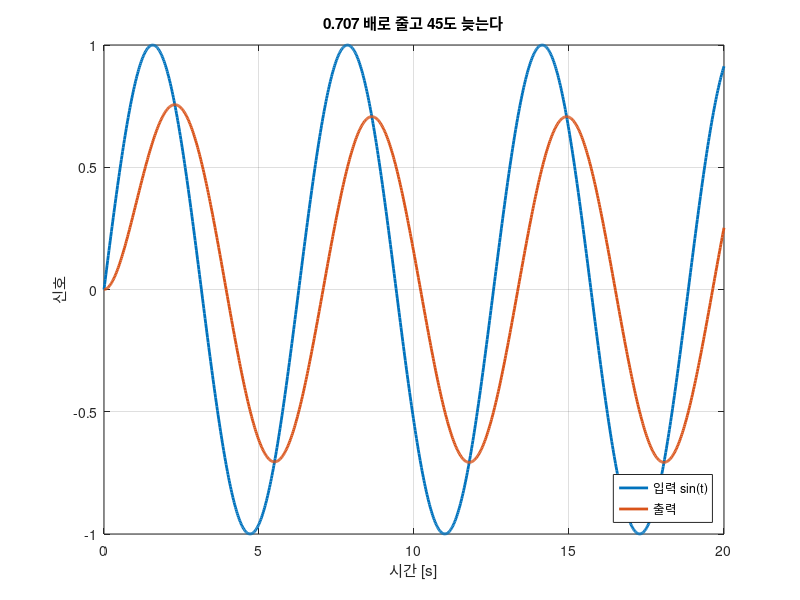

Reproduce this figure in MATLAB. (Note: this script raises an error after producing the figure.)
%% 9주차 — 주파수응답: 사인을 넣어 보면
% **제어시스템설계** · 충남대학교 자율운항시스템공학과
%
%
% **참고자료 — 먼저 볼 것**
%
% **1. 올해(2026) 수업 — 항상 이 두 곳에 올라옵니다**
%
% | 무엇 | 어디 |
% |---|---|
% | **수업 녹화 영상** | [충남대 제어시스템설계 2026 재생목록](https://youtube.com/playlist?list=PLJYbwklUIAsQ) |
% | **실습 자료 전체** (이 강의노트 포함) | [GitHub — Control-System-Design_Released](https://github.com/wkyouncnu/Control-System-Design_Released) |
%
% 수업이 끝나면 그날 녹화가 재생목록에 올라가고, 자료를 고치면 GitHub 이 곧바로 갱신됩니다.
% **빠진 수업이 있거나 따라가지 못한 곳이 있으면 이 둘을 먼저 보십시오.**
% 강의노트 · 실습 스크립트 · Simulink 모델 · 숙제가 모두 GitHub 에 있습니다.
%
% **2. 담당교수가 직접 한 강의 다섯 과목**
%
% 기초부터 대학원 과정까지 이어지므로 부족한 곳부터 보면 됩니다.
% 이 강의에서 쓰는 기호와 유도는 모두 그 안에서 자세히 다룹니다.
%
% | # | 과목 | 수준 | 언어 | 영상 | 강의자료·코드 |
% |---|---|---|---|---|---|
% | 1 | **제어공학** — 기초. 전달함수, 피드백, 안정도, 근궤적, PID | 학부 | KO | [재생목록](https://youtube.com/playlist?list=PLFaUxNRM4BvJMpF9HZS-Mp8tDv9dTdglk) | [드라이브](https://drive.google.com/drive/folders/1TNIPDNtS_Iy8li-olka5WJslSXDYf0aT) |
% | 2 | **제어시스템설계** — 해석이 아니라 설계. 사양, 루프 성형, 이산 구현 | 학부 | KO | [재생목록](https://youtube.com/playlist?list=PLFaUxNRM4BvIGroZ5rgn7x08F7C79d9WZ) | [드라이브](https://drive.google.com/drive/folders/11m5Xxl_PHJvxgHghLSP-jhCpmRpbvoXh) |
% | 3 | **제어공학특론** — 좌표계, 6자유도 운동방정식, 회전행렬과 오일러각, 선형화 | 대학원 | EN | [재생목록](https://youtube.com/playlist?list=PLFaUxNRM4BvJmvF2ljx4KM5dj1P5jEcw0) | [드라이브](https://drive.google.com/drive/folders/1GUxbbONl916lNd0ggnFnXrNwNkd13-2-) |
% | 4 | **센서신호처리 및 융합** — 센서 모델, 잡음, 추정, 다중센서 융합 | 대학원 | EN | [재생목록](https://youtube.com/playlist?list=PLFaUxNRM4BvK-aP2Gdoyp5-AWvMn7Fo8E) | [드라이브](https://drive.google.com/drive/folders/1MEVJP7TzMcm8w6TZwUjhWJtL34WeNY3u) |
% | 5 | **캡스톤디자인** — 이동체 프로젝트를 처음부터 끝까지 | 학부 | KO | [재생목록](https://youtube.com/playlist?list=PLFaUxNRM4BvLu7L0pDoLzDXTv8mm6rCmj) | [드라이브](https://drive.google.com/drive/folders/1haIQejlJfrdhtOuof-MpffR9ydVscXZS) |
%
% **3. MATLAB 이나 Simulink 가 아직 익숙하지 않다면**
%
% 실습에 들어가기 전에 아래를 먼저 하십시오. 무료이고 각각 몇 시간이면 끝납니다.
%
% | 도구 | 시작할 곳 |
% |---|---|
% | MATLAB | [MATLAB Onramp](https://matlabacademy.mathworks.com/kr/details/matlab-onramp/gettingstarted) · [Core MATLAB Skills](https://matlabacademy.mathworks.com/details/core-matlab-skills/lpmlcms) |
% | Simulink | [Simulink Onramp](https://matlabacademy.mathworks.com/kr/details/simulink-onramp/simulink) · 담당교수 Simulink 강의 [1편](https://youtu.be/a-afHg_fSaU) · [2편](https://youtu.be/070Yn0Hw5a0) |
%
%
%
% 지난 주까지는 **시간**으로 봤습니다. 계단을 넣고 얼마나 빨리, 얼마나 흔들리며
% 따라오는지를 봤습니다.
%
% 오늘부터는 **주파수**로 봅니다. 사인을 넣고 크기와 위상이 어떻게 달라지는지 봅니다.
%
% 왜 굳이 다른 눈으로 보는가 — 세 가지 이유가 있습니다.
%
% - **모델이 없어도 잴 수 있다.** 사인파를 넣어 보면 되니까 실험만으로 얻는다
% - **곱셈이 덧셈이 된다.** 여러 블록이 이어진 시스템을 손으로 그릴 수 있다
% - **여유를 숫자로 준다.** 모델이 조금 틀려도 버티는지를 10주차에서 본다
if isempty(which('plant_msd'))   % 경로가 아직 등록 안 되었으면 알아서 잡는다
    p_ = pwd;
    if ~isempty(mfilename('fullpath')), p_ = fileparts(mfilename('fullpath')); end
    for k_ = 1:4
        if isfile(fullfile(p_,'setup_path.m')), run(fullfile(p_,'setup_path.m')); break; end
        p_ = fileparts(p_);
    end
    clear p_ k_
end
clc; close all;
s = tf('s');
%% 0-0. 오늘 돌려 볼 파일
% 강의노트를 읽다가 **직접 값을 바꿔 보고 싶을 때** 여는 파일들입니다.
% 모두 `W09_Bode` 폴더 안에 있습니다.
%
% | 파일 | 실행 결과 | 학습 목표 |
% |---|---|---|
% | `W09_01_sine_to_bode.m` | 여러 주파수의 사인을 `lsim` 으로 넣고 정상상태에서 크기비·위상지연을 **직접 재서** `bode` 곡선 위에 찍는다 | 보드 선도가 **잰 값을 모아 놓은 것**임을 |
% | `W09_02_bode_asymptotes.m` | 전달함수를 인수로 쪼개 점근선을 하나씩 그리고 합산 | 손으로 보드 선도를 **그리는 법** |
% | `W09_03_run_simulink.m` | 사인 주파수를 `logspace` 로 훑으며 `sim` 을 반복하고 진폭·위상을 자동 추출 | 모델 없이 **실험만으로** 보드 선도를 얻는 법 |
% | `W09_SineSweep.slx` | 사인 소스 $\to$ 플랜트 $\to$ 로깅. 아주 단순한 모델 | 측정 대상은 그냥 **열린 시스템**임 |
% | `W09_build_model.m` | 위 `.slx` 를 코드로 다시 만든다 | 모델이 깨졌을 때 되살리는 법 |
%
% 오늘 처음 쓰는 도우미 함수 두 개도 `common/` 에 있습니다.
%
% | 함수 | 기능 |
% |---|---|
% | `freq_scan(G, w)` | 주파수마다 사인을 넣어 **크기비와 위상지연을 실제로 재서** 표로 돌려준다 |
% | `dg_sine_io(w)` | 위 0절의 "사인 넣고 사인 나오는" 그림을 그린다 |
%
% 실행하는 법 — 파일을 열고 절 안에서 `Ctrl+Enter` 를 누르면 그 절만 돕니다.
% 전체는 `F5` 입니다. 처음 한 번은 `setup_path` 를 먼저 실행하십시오.
%
% 이 강의노트의 **그림은 전부** `make_figures.m` 이 만들어 `common/figures/` 에
% 넣어 둔 것입니다. 그림마다 어느 함수가 만들었는지 아래에 적어 두었습니다.
%% 0. 오늘 한 장 요약
% 오늘 배우는 것을 한 문장으로 적으면 이렇습니다.
%
% **선형 시불변 시스템에 사인을 넣으면 같은 주파수의 사인이 나온다.
% 달라지는 것은 크기와 위상뿐이고, 그 둘을 주파수마다 모은 것이 보드 선도다.**
%
% ![사인을 넣으면 크기와 위상만 달라진 사인이 나온다](w09_sine_io.png)
%
% **그림 파일** `w09_sine_io.png` — `common/dg_sine_io.m` 의 `dg_sine_io`
%   · 다시 만들려면 `make_figures('w09_sine_io')`
%
% **만드는 곳** — `common/dg_sine_io.m` (`make_figures('w09_sine_io')`).
% 명령창에서 `dg_sine_io(3)` 처럼 다른 주파수로 직접 불러도 됩니다
% **직접 바꿔 보려면** — `W09_01_sine_to_bode.m` 의 **1절**에서 `w` 를
% $0.1$, $1$, $10$ 으로 바꿔 실행
%
% 그림 해석 — **이 표를 그대로 읽으면 오늘 0절 설명이 됩니다**
%
% | 관찰 위치 | 관찰 내용 | 해석 |
% |---|---|---|
% | 파란 곡선 | 입력 $\sin(\omega t)$, 진폭 $1$ | 우리가 넣는 것 |
% | 빨간 곡선 | 출력 | 시스템이 내놓는 것 |
% | 두 곡선의 **모양** | 둘 다 똑같은 사인파다 | **모양은 안 바뀐다.** 이것이 오늘의 출발점 |
% | 두 곡선이 $0$ 을 지나는 간격 | 항상 같다 | **주파수도 안 바뀐다** |
% | 빨간 봉우리 높이 | $0.707$ | 크기가 $0.707$ 배로 줄었다. 이것이 $|G|$ |
% | 위쪽 가로 막대 | $0.785$ 초 | 빨간 곡선이 파란 곡선보다 이만큼 늦다 |
% | 그 막대의 각도 표시 | $-45.0$ 도 | 한 주기 $6.28$ 초의 $1/8$ 이 $45^\circ$ |
% | 두 곡선의 처음 구간 | 빨간 곡선이 $-0.5$ 에서 시작 | 아직 정상상태가 아니다. **재는 것은 뒤쪽** |
%
% $|G| = 0.707$ 과 위상 $-45^\circ$ — 이 **두 숫자**가 주파수 $\omega=1$ 에서
% 이 시스템을 완전히 설명합니다. 주파수를 바꿔 가며 이 두 숫자를 모으면
% 그것이 보드 선도입니다.
%
% 오늘의 계단
%
% - **1~2절** 사인을 넣으면 무슨 일이 생기는가
% - **3절** 크기와 위상을 어떻게 재는가
% - **4절** 보드 선도 — 왜 dB 와 로그축인가
% - **5절** 손으로 그리는 법 (네 조각과 점근선)
% - **6절** 2차 항의 봉우리
% - **7절** Simulink 로 직접 재 보기
%% 0-1. 가장 작은 예부터
% 파라미터가 하나뿐인 시스템으로 시작합니다.
%
% $$G(s) = \frac{1}{s+1}$$
%
% 여기에 $\omega = 1$ 인 사인을 넣으면 어떻게 되는지 봅니다.
% 손으로 계산할 수 있습니다. $s$ 자리에 $j\omega = j$ 를 넣기만 하면 됩니다.
%
% $$G(j1) = \frac{1}{j+1}$$
%
% 크기는 분모의 크기로 나누면 되고
%
% $$|G(j1)| = \frac{1}{|1+j|} = \frac{1}{\sqrt{2}} \approx 0.707$$
%
% 위상은 분모의 각을 빼면 됩니다.
%
% $$\angle G(j1) = -\angle(1+j) = -45^\circ$$
%
% 즉 **크기는 0.707 배로 줄고, 45도 늦게 따라온다** 는 뜻입니다.
% 정말 그런지 코드로 확인합니다.
G0 = 1/(s+1);
w0 = 1;
G0jw = freqresp(G0, w0);
mag_hand = 1/sqrt(2)                 % 손계산한 크기
mag_matlab = abs(G0jw)               % MATLAB 이 구한 크기
phase_matlab = rad2deg(angle(G0jw))  % 위상 [도]
t = (0:0.02:20)';
u = sin(w0*t);
y = lsim(G0, u, t);
plot(t, u, 'LineWidth', 2); hold on;
plot(t, y, 'LineWidth', 2); grid on;
xlabel('시간 [s]'); ylabel('신호');
legend('입력 sin(t)', '출력', 'Location','southeast');
title('0.707 배로 줄고 45도 늦는다');
%% 0-2. 45도가 얼마나 늦는 것인가
% 위상은 각도지만 실제로는 **시간지연**입니다. 바꾸는 법은 간단합니다.
%
% $$\text{시간지연} = \frac{\text{위상}[\mathrm{rad}]}{\omega}$$
%
% 위 예에서 $45^\circ = \pi/4$ 라디안이고 $\omega = 1$ 이므로
% $\pi/4 \approx 0.785$ 초 늦습니다.
%
% **주의할 점** — 같은 위상이라도 주파수가 다르면 시간지연이 다릅니다.
% 주파수가 두 배면 같은 각도라도 지연은 절반입니다.
w = [0.5 1 2 10]';          % 주파수 [rad/s]
delay = (pi/4)./w;          % 45 도가 뜻하는 시간 지연 [s]
table(w, delay)
%% 1. 왜 사인인가
% 계단이나 임펄스가 아니라 왜 하필 사인인가.
%
% 이유는 하나입니다. **선형 시불변 시스템에서 사인만이 모양을 유지합니다.**
%
% - 계단을 넣으면 출력은 계단이 아니다 (지수함수가 섞인 곡선이 나온다)
% - 임펄스를 넣으면 출력은 임펄스가 아니다
% - **사인을 넣으면 출력도 사인이다.** 크기와 위상만 달라진다
%
% 모양이 유지되므로 "무엇이 달라졌는가" 를 숫자 **두 개**로 요약할 수 있습니다.
% 그 두 숫자가 크기비와 위상차입니다.
%
% 그리고 푸리에가 알려 준 대로 어떤 신호든 사인의 합으로 쓸 수 있으므로,
% 사인 하나에 대한 답을 알면 **모든 신호에 대한 답을 아는 것**입니다.
%% 2. 정말 사인이 나오는가 — 유도
% 말로만 하지 말고 식으로 확인합니다.
%
% 입력이 $u(t) = \sin(\omega t)$ 이면 라플라스 변환은
%
% $$U(s) = \frac{\omega}{s^2 + \omega^2} = \frac{\omega}{(s-j\omega)(s+j\omega)}$$
%
% 출력은 $Y(s) = G(s)U(s)$ 이므로 부분분수로 쪼개면 이렇게 됩니다.
%
% $$Y(s) = \frac{A}{s - j\omega} + \frac{\bar{A}}{s + j\omega}
%          + (\text{G 의 극점에서 오는 항들})$$
%
% 오른쪽 괄호의 항들은 $G$ 의 극점이 좌반면에 있으면 **시간이 지나면 사라집니다.**
% 남는 것은 앞의 두 항뿐이고, 이것이 정상상태 응답입니다.
%
% 계수 $A$ 를 구하면
%
% $$A = \left. (s - j\omega)\,\frac{G(s)\,\omega}{(s-j\omega)(s+j\omega)}
%     \right|_{s = j\omega} = \frac{G(j\omega)}{2j}$$
%
% 이것을 되돌리면 결국
%
% $$y_{ss}(t) = |G(j\omega)|\,\sin\left(\omega t + \angle G(j\omega)\right)$$
%
% **결론** — 정상상태 사인응답의 크기비와 위상차는 그냥 $G(s)$ 에
% $s = j\omega$ 를 넣은 값입니다. 외울 것도 없습니다.
%% 2-1. 앞 주차와 이어 보기
% 같은 이야기가 계속 반복되고 있습니다.
%
% - **계단**의 정상상태 $\rightarrow$ $G(0)$ 을 본다 (5주차 `dcgain`)
% - **사인**의 정상상태 $\rightarrow$ $G(j\omega)$ 를 본다 (오늘)
%
% 둘 다 "입력의 극점 자리에 $s$ 를 넣는다" 는 같은 규칙입니다.
% 계단의 극점은 $s = 0$, 사인의 극점은 $s = \pm j\omega$ 이기 때문입니다.
%% 3. 크기와 위상을 어떻게 재는가
% 실험으로 잰다면 두 가지 방법이 있습니다.
%
% - **눈으로** — 진폭을 자로 재고, 꼭짓점이 얼마나 늦는지 본다.
%   직관적이지만 잡음이 있으면 부정확하다
% - **계산으로** — 신호에 $e^{-j\omega t}$ 를 곱해 적분한다.
%   푸리에 계수를 구하는 것과 같고, 잡음에 강해 실무에서 이 방법을 쓴다
%
% **반드시 지킬 것 하나** — 과도응답이 사라진 뒤에 재야 합니다.
% 처음 몇 주기는 $G$ 의 극점에서 오는 항이 섞여 있어 값이 틀립니다.
%
% 아래는 여러 주파수에서 실제로 재서 `bode` 곡선 위에 얹어 본 결과입니다.
%
% ![직접 잰 값(동그라미)이 bode 곡선 위에 정확히 놓인다](w09_measure.png)
%
% **그림 파일** `w09_measure.png` — `make_figures.m` 의 `fig_sine_measure`
%   · 다시 만들려면 `make_figures('w09_measure')`
%
% **만드는 곳** — `make_figures.m` 의 `fig_sine_measure`
% **직접 해 보려면** — `W09_01_sine_to_bode.m` 을 실행하면 `freq_scan` 이
% 주파수마다 사인을 넣어 재는 과정을 표로 찍어 줍니다
%
% 그림 해석
%
% | 관찰 위치 | 관찰 내용 | 해석 |
% |---|---|---|
% | 위 그림 파란 곡선 | `bode` 가 그린 크기 곡선 | MATLAB 이 **식으로** 계산한 것 |
% | 위 그림 빨간 동그라미 | 사인을 넣어 **직접 잰** 값 | `lsim` 으로 시뮬레이션해서 자로 잰 것 |
% | 동그라미가 곡선 **위에 정확히** 놓인 것 | 둘이 같다 | **보드 선도는 잰 값을 모은 것**이라는 증거 |
% | 위 그림 $\omega = 1$ 근처의 봉우리 | 약 $+15$ dB | 이 주파수에서 크기가 커진다 (공진) |
% | 위 그림 $\omega > 2$ 구간 | 오른쪽 아래로 곧게 떨어진다 | 빠른 신호는 못 따라간다 |
% | 위 그림 $\omega < 0.3$ 구간 | $0$ dB 로 평평 | 느린 신호는 그대로 통과 |
% | 아래 그림 왼쪽 끝 | 위상 $0^\circ$ | 느린 신호는 안 늦는다 |
% | 아래 그림 $\omega = 1$ | 위상 $-90^\circ$ | 정확히 사분의 일 주기 늦는다 |
% | 아래 그림 오른쪽 끝 | 위상 $-180^\circ$ | 반 주기 늦는다. **부호가 뒤집힌 셈** |
% | 아래 그림이 $\omega=1$ 근처에서 급하게 꺾이는 것 | 위상이 빠르게 변한다 | 감쇠비가 작다는 뜻 |
%
% **위아래 두 장이 한 세트입니다.** 크기만 보면 절반만 본 것입니다.
% 10주차의 안정여유는 이 **아래 그림**에서 나옵니다.
%% 3-1. `bode` — 주파수응답을 그리는 명령
% **오늘의 새 명령입니다.**
%
% 명령 정리
%
% - **원리** — 주파수 $\omega$ 를 훑으며 $G(j\omega)$ 를 계산해 크기와 위상을 그린다
% - **입력** — 전달함수. 주파수 벡터를 두 번째 인자로 줄 수도 있다
% - **출력** — 출력을 받지 않고 부르면 그림. 출력을 받으면 `[mag, phase, w]` 숫자
%
% 주의 세 가지
%
% - 출력으로 받은 `mag` 는 **dB 가 아니라 배율**이다. dB 로 보려면
%   `20*log10(mag)` 를 직접 해야 한다
% - `mag` 와 `phase` 는 3차원 배열로 나온다. `squeeze` 로 눌러야 그릴 수 있다
% - 위상은 $\pm 180^\circ$ 를 넘나들며 튈 수 있다. 필요하면 `unwrap` 을 쓴다
G1 = 10/(s*(s+1));
[mg, pg, wg] = bode(G1);
mg = squeeze(mg);  pg = squeeze(pg);
pick = round(linspace(1, numel(wg), 6));   % 촘촘한 주파수 점 가운데 여섯 개만 본다
w_bode   = wg(pick);
mag_bode = mg(pick);
dB_bode  = 20*log10(mag_bode);
ph_bode  = pg(pick);
table(w_bode, mag_bode, dB_bode, ph_bode)
bode(G1); grid on;
title('bode 로 그린 주파수응답');
%% 4. 왜 dB 이고 왜 로그축인가
% 두 가지 이유가 있고, 둘 다 실용적인 이유입니다.
%
% **이유 하나 — 곱셈이 덧셈이 된다**
%
% $$20\log_{10}|G_1 G_2| = 20\log_{10}|G_1| + 20\log_{10}|G_2|$$
%
% 전달함수는 대개 인수들의 곱입니다. 로그를 취하면 합이 되므로
% **조각마다 따로 그린 뒤 세로로 더하면** 전체가 됩니다.
% 5절의 손작도가 가능한 것이 순전히 이 성질 덕분입니다.
%
% **이유 둘 — 넓은 범위를 한 그림에**
%
% 크기가 $1000$ 배 차이 나도 dB 로는 $60$ 차이일 뿐입니다.
% 주파수도 마찬가지라서 로그축을 씁니다.
ratio = [0.01 0.1 0.5 1/sqrt(2) 1 2 10 100]';   % 배율
dB    = 20*log10(ratio);                        % 데시벨
table(ratio, dB)
%% 4-1. 기울기의 단위 — dB per decade
% 데케이드(decade)는 **주파수가 10 배가 되는 구간**입니다.
%
% - 적분기 $1/s$ : 주파수가 10 배가 되면 크기가 $1/10$ 이 되므로 $-20$ dB
%   $\rightarrow$ **-20 dB per decade**
% - 극점이 두 개면 $-40$, 세 개면 $-60$
%
% 즉 **기울기를 보면 극점이 몇 개인지 알 수 있습니다.**
% 이것이 실험 데이터에서 모델을 읽어 내는 첫 단계입니다.
%% 5. 손으로 그리기 — 조각은 네 가지뿐
% 실계수 다항식은 반드시 1차식과 2차식의 곱으로 인수분해됩니다.
% 그래서 어떤 전달함수든 아래 **네 조각의 곱**입니다.
%
% - **상수** $K$
% - **원점의 극점 또는 영점** $s^{\pm n}$ (적분기, 미분기)
% - **1차** $(Ts + 1)$
% - **2차** $\left(\frac{s}{\omega_n}\right)^2 + 2\zeta\frac{s}{\omega_n} + 1$
%
% 조각마다 점근선이 어떻게 생겼는지만 알면 됩니다.
%
% | 조각 | 크기 점근선 | 위상 |
% |---|---|---|
% | 상수 $K > 0$ | $20\log_{10}K$ 수평선 | $0^\circ$ |
% | 적분기 $1/s$ | $-20$ dB per dec | $-90^\circ$ (항상) |
% | 1차 극점 | 꺾임 전 $0$, 후 $-20$ dB per dec | $0^\circ \rightarrow -90^\circ$ |
% | 1차 영점 | 꺾임 전 $0$, 후 $+20$ dB per dec | $0^\circ \rightarrow +90^\circ$ |
% | 2차 극점 | 꺾임 전 $0$, 후 $-40$ dB per dec | $0^\circ \rightarrow -180^\circ$ |
%% 5-1. 가장 흔한 실수 — 시정수 꼴로 정리하지 않는 것
% $(s+1)$ 과 $(0.1s+1)$ 은 같은 꼴이지만 $(s+10)$ 은 **아닙니다.**
% 점근선을 그리려면 상수항이 $1$ 이 되도록 먼저 정리해야 합니다.
%
% $$s + 10 = 10\,(0.1\,s + 1)$$
%
% 이때 튀어나온 $10$ 은 **상수 조각으로 넘어갑니다.**
% 이것을 빠뜨리면 그림 전체가 위아래로 어긋납니다.
%
% 정리해 보면
Gx = 50/((s+10)*(s+2));
dc_gain = dcgain(Gx)          % 저주파 크기 (w -> 0). 50/(10*2) = 2.5 와 같아야 한다
dc_dB   = 20*log10(dc_gain)   % 데시벨로는 약 8 dB
%% 5-2. 조각을 더하면 전체가 된다
% 아래는 $L(s) = \frac{10}{s(s+1)(0.1s+1)}$ 을 네 조각으로 나눠 그린 뒤
% 세로로 더한 결과입니다.
%
% ![조각마다 그린 뒤 더하면 실제 곡선이 나온다](w09_asymptote.png)
%
% **그림 파일** `w09_asymptote.png` — `make_figures.m` 의 `fig_bode_asymptote`
%   · 다시 만들려면 `make_figures('w09_asymptote')`
%
% **만드는 곳** — `make_figures.m` 의 `fig_bode_asymptote`
% **직접 해 보려면** — `W09_02_bode_asymptotes.m` 을 절 단위로 실행하면
% 조각을 하나씩 얹는 과정을 볼 수 있습니다
%
% 그림 해석 — **위 칸에서 조각을 세고, 아래 칸에서 합계를 확인합니다**
%
% | 관찰 위치 | 관찰 내용 | 해석 |
% |---|---|---|
% | 위 칸 하늘색 가로선 | 상수 $10$ | $20\log_{10}10 = 20$ dB. **주파수와 무관하게 평평** |
% | 위 칸 주황 사선 | 적분기 $1/s$ | $-20$ dB/dec 로 **처음부터 끝까지** 내려간다 |
% | 주황 사선이 $0$ dB 를 지나는 곳 | $\omega = 1$ | $1/s$ 는 $\omega=1$ 에서 이득 $1$ |
% | 위 칸 노란 선 | 극점 $s+1$ | $\omega < 1$ 은 평평, $\omega > 1$ 부터 $-20$ dB/dec |
% | 노란 선이 꺾이는 곳 | $\omega = 1$ | **극점 위치가 꺾이는 자리**다 |
% | 위 칸 보라 선 | 극점 $0.1s+1$ | $\omega = 10$ 에서 꺾인다 |
% | 보라 선이 늦게 꺾이는 것 | $0.1s+1 = 0$ 이 $s=-10$ | 시정수 $0.1$ $\to$ 꺾임 $10$ rad/s |
% | 아래 칸 빨간 점선 | 위 네 조각을 **단순히 더한 것** | 손으로 그릴 수 있는 선 |
% | 아래 칸 파란 실선 | `bode` 의 진짜 곡선 | 컴퓨터가 계산한 것 |
% | 두 선이 거의 포개진 것 | 차이가 거의 없다 | **더하기만 하면 된다** |
% | 꺾이는 자리에서만 벌어지는 것 | 최대 $3$ dB | 유일한 오차. 그 외에는 정확하다 |
% | 아래 칸 전체 기울기 변화 | $-20 \to -40 \to -60$ dB/dec | 극점을 지날 때마다 $20$ 씩 가팔라진다 |
%
% **곱셈이 덧셈이 되는 것**이 로그를 쓰는 이유입니다.
% $G_1 G_2$ 의 dB 값은 $G_1$ 의 dB 와 $G_2$ 의 dB 를 더한 것입니다.
%
% 읽을 것
%
% - 꺾임주파수 **밖에서는 점근선이 거의 정확**하다
% - 꺾임주파수 **에서만 약 $3$ dB 어긋난다**
% - 그 이유는 1차 극점이 꺾임주파수에서 정확히 $-3.01$ dB 이기 때문이다
%   ($|1/(j1+1)| = 1/\sqrt{2}$)
L = 10/(s*(s+1)*(0.1*s+1));
w = logspace(-2, 3, 600);
a_sum = 20*log10(10) - 20*log10(w) ...
        - 20*log10(max(w/1,1)) - 20*log10(max(w/10,1));
m_real = 20*log10(squeeze(abs(freqresp(L, w))));
semilogx(w, a_sum, '--', 'LineWidth', 2.5); hold on; grid on;
semilogx(w, m_real, 'LineWidth', 2);
xline(1, ':'); xline(10, ':');
xlabel('주파수 [rad s^{-1}]'); ylabel('크기 [dB]'); ylim([-120 40]);
legend('점근선의 합', '실제 곡선', 'Location','southwest');
title('점근선을 더하면 실제와 거의 같다');
w_check  = [0.1 1 2 10 100]';
asymptote = interp1(log(w), a_sum,  log(w_check));   % 점근선 [dB]
actual    = interp1(log(w), m_real, log(w_check));   % 실제 곡선 [dB]
gap       = actual - asymptote;                      % 차이 [dB]
table(w_check, asymptote, actual, gap)
%% 5-3. 위상도 점근선으로 그린다
% 앞 절에서는 **크기**만 점근선으로 그렸습니다.
% 그런데 10주차와 11주차에서 실제로 필요한 것은 **위상**입니다.
% 위상여유가 거기서 나오기 때문입니다. 위상 점근선 규칙을 세웁니다.
%
% 크기는 꺾임주파수에서 딱 꺾이지만, **위상은 그렇게 급하게 안 변합니다.**
% 그래서 규칙이 조금 다릅니다.
%
% | 조각 | 위상 점근선 |
% |---|---|
% | 상수 $K > 0$ | 항상 $0^\circ$ |
% | 적분기 $1/s$ | 항상 $-90^\circ$ (주파수와 무관) |
% | 미분기 $s$ | 항상 $+90^\circ$ |
% | 1차 극점 (꺾임 $\omega_c$) | $\omega < \omega_c/10$ 은 $0^\circ$, $\omega > 10\omega_c$ 는 $-90^\circ$, 그 사이는 **$-45^\circ$/dec 직선** |
% | 1차 영점 (꺾임 $\omega_c$) | 부호만 반대. $0^\circ \to +90^\circ$ |
%
% **외울 것은 두 가지뿐입니다.**
%
% - 변화는 꺾임주파수의 **$1/10$ 에서 시작해 $10$ 배에서 끝난다** (두 데케이드)
% - 꺾임주파수 **바로 그 자리에서 정확히 절반**, 즉 $-45^\circ$
%
% 왜 두 데케이드인가 — 1차 극점의 위상은 $-\arctan(\omega/\omega_c)$ 이고,
% $\omega = 0.1\omega_c$ 에서 $-5.7^\circ$, $\omega = 10\omega_c$ 에서 $-84.3^\circ$ 입니다.
% 양 끝에서 $0^\circ$ 와 $-90^\circ$ 에 충분히 가까워지므로 그 구간만 직선으로 잇습니다.
%
% 앞 절과 같은 $L(s) = \frac{10}{s(s+1)(0.1s+1)}$ 로 그려 봅니다.
%
% ![위상도 조각을 더하면 실제와 거의 같다](w09_phase_asym.png)
%
% **그림 파일** `w09_phase_asym.png` — `make_figures.m` 의 `fig_w09_phase_asym`
%   · 다시 만들려면 `make_figures('w09_phase_asym')`
%
% **만드는 곳** — `make_figures.m` 의 `fig_w09_phase_asym`
% **직접 확인해 보려면** — 아래 코드가 같은 표를 숫자로 찍어 줍니다
%
% 그림 해석
%
% | 관찰 위치 | 관찰 내용 | 해석 |
% |---|---|---|
% | 위 칸 하늘색 수평선 | 상수 $10$ | 위상에 기여하지 않는다. 항상 $0^\circ$ |
% | 위 칸 주황 수평선 | 적분기 $1/s$ | **주파수와 무관하게 $-90^\circ$**. 기울어지지 않는다 |
% | 위 칸 노란 사선 | 극점 $s+1$ | 꺾임이 $1$ 이므로 $0.1$ 에서 시작해 $10$ 에서 끝난다 |
% | 노란 사선이 $\omega=1$ 에서 지나는 값 | $-45^\circ$ | **꺾임주파수에서 정확히 절반** |
% | 위 칸 보라 사선 | 극점 $0.1s+1$ | 꺾임이 $10$ 이므로 $1$ 에서 시작해 $100$ 에서 끝난다 |
% | 두 사선의 기울기가 같은 것 | 둘 다 $-45^\circ$/dec | 1차 극점은 전부 같은 기울기 |
% | 두 사선이 $1 \sim 10$ 구간에서 **겹치는 것** | 둘이 동시에 내려간다 | 그 구간에서 합의 기울기가 $-90^\circ$/dec |
% | 아래 칸 빨간 점선 | 세 조각을 더한 것 | 손으로 그릴 수 있는 선 |
% | 아래 칸 파란 실선 | `bode` 의 실제 위상 | 컴퓨터가 계산한 것 |
% | 두 선의 어긋남 | 최대 $6.3^\circ$ | 크기 점근선의 $3$ dB 에 해당하는 오차 |
% | 어긋남의 부호가 번갈아 바뀌는 것 | $-6.3, +3.1, -5.7, 0, +5.7, \ldots$ | 꺾임점을 기준으로 **대칭**이라 평균적으로는 맞는다 |
%
% 아래 표에서 어긋남을 숫자로 확인하십시오.
L5  = 10/(s*(s+1)*(0.1*s+1));
w   = [0.1 0.316 1 3.162 10 31.6 100]';
ph_pole1 = -45*min(max(log10(w/0.1), 0), 2);   % 극점 s+1    (꺾임 1)
ph_pole2 = -45*min(max(log10(w/1  ), 0), 2);   % 극점 0.1s+1 (꺾임 10)
ph_asym  = -90 + ph_pole1 + ph_pole2;          % -90 은 적분기 몫
[~, ph] = bode(L5, w);
ph_real = squeeze(ph);
gap     = ph_real - ph_asym;
table(w, ph_asym, ph_real, gap)
%% 5-4. 점근선만으로 교차주파수와 위상여유를 읽는다
% **이 절이 손작도를 배우는 이유입니다.**
% 지금까지 그린 두 점근선만 있으면 다음 두 숫자를 컴퓨터 없이 얻습니다.
%
% - **교차주파수** $\omega_c$ — 크기 점근선이 $0$ dB 를 지나는 곳
% - **위상여유** $PM$ — 그 자리에서 위상을 읽고 $180^\circ$ 를 더한 값
%
% 두 숫자가 10주차와 11주차의 전부입니다.
%
% 우리 예제로 해 봅니다. 크기 점근선은 $1 < \omega < 10$ 구간에서
%
% $$20\log_{10}10 - 20\log_{10}\omega - 20\log_{10}\omega = 20 - 40\log_{10}\omega$$
%
% 이것이 $0$ 이 되는 곳은 $\log_{10}\omega = 0.5$, 즉 $\omega_c = \sqrt{10} = 3.16$ 입니다.
% (구한 값이 정말 $1 \sim 10$ 안에 있는지 **반드시 확인**하십시오.
% 다른 구간의 식을 썼다면 답이 그 구간 밖으로 나옵니다.)
%
% 그 자리에서 위상 점근선을 읽으면
%
% $$-90^\circ - 45^\circ\log_{10}\frac{3.16}{0.1} - 45^\circ\log_{10}\frac{3.16}{1}
%   = -90^\circ - 67.5^\circ - 22.5^\circ = -180^\circ$$
%
% 따라서 $PM = 180^\circ - 180^\circ = 0^\circ$ 입니다. **이 루프는 거의 불안정합니다.**
%
% ![점근선 두 장으로 교차주파수와 위상여유를 읽는다](w09_hand_margin.png)
%
% **그림 파일** `w09_hand_margin.png` — `make_figures.m` 의 `fig_w09_hand_margin`
%   · 다시 만들려면 `make_figures('w09_hand_margin')`
%
% **만드는 곳** — `make_figures.m` 의 `fig_w09_hand_margin`
% **직접 확인해 보려면** — 아래 코드가 `margin` 으로 검산합니다
%
% 그림 해석
%
% | 관찰 위치 | 관찰 내용 | 해석 |
% |---|---|---|
% | 위 칸 검은 가로선 | $0$ dB | 크기가 정확히 $1$ 인 자리 |
% | 위 칸 빨간 점선이 그 선을 지나는 곳 | $\omega = 3.16$ | **점근선이 준 교차주파수** |
% | 위 칸 파란 실선이 지나는 곳 | $\omega = 3.015$ | 실제 값. 차이 $4.9\%$ |
% | 두 값의 차이가 작은 것 | 점근선으로 충분하다 | 설계 초안에는 이 정도면 된다 |
% | 아래 칸 빨간 세로 점선 | 위에서 찾은 $\omega_c$ 를 아래로 내려 그은 선 | **두 그림을 잇는 선** |
% | 그 선이 위상 곡선과 만나는 점 | $-180^\circ$ | 여기서 $180^\circ$ 를 더하면 $PM$ |
% | 아래 칸 검은 가로 점선 | $-180^\circ$ 기준선 | 이 선에 닿으면 여유가 $0$ |
% | 점근선이 준 $PM$ | $0^\circ$ | 손으로 얻은 답 |
% | 실제 $PM$ | $1.58^\circ$ | `margin` 이 준 값. **거의 같다** |
% | 두 답이 모두 "거의 불안정" 을 가리키는 것 | 결론이 같다 | 손작도의 목적은 정확한 값이 아니라 **판단**이다 |
%
% 손으로 그린 것과 `margin` 이 준 것이 **같은 결론을 냅니다.**
% 이것이 손작도를 배우는 이유입니다. 플랜트를 잘못 입력했거나 부호를 틀렸을 때,
% 손으로 어림잡을 수 있으면 이상한 결과를 그대로 믿지 않게 됩니다.
w_hand  = 10^0.5;
ph_hand = -90 - 45*log10(w_hand/0.1) - 45*log10(w_hand/1);
[~, pm_margin, ~, wc_margin] = margin(L5);
wc_hand = w_hand              % 손으로 읽은 교차주파수 [rad/s]
wc_margin                     % margin 이 구한 값
%%
pm_hand = 180 + ph_hand       % 손으로 읽은 위상여유 [도]
pm_margin                     % margin 이 구한 값
%% 6. 2차 항의 봉우리
% 점근선만 그리면 놓치는 것이 하나 있습니다. **2차 항의 봉우리**입니다.
%
% 2차 표준형에 $s = j\omega_n$ 을 넣어 보면 실수부가 서로 상쇄되고
% 허수부만 남습니다.
%
% $$T(j\omega_n) = \frac{\omega_n^2}
%   {(j\omega_n)^2 + 2\zeta\omega_n(j\omega_n) + \omega_n^2}
%   = \frac{\omega_n^2}{2j\zeta\omega_n^2} = \frac{1}{2j\zeta}$$
%
% 즉 $|T(j\omega_n)| = \frac{1}{2\zeta}$ 입니다.
% **감쇠비가 작을수록 이 값이 커집니다.** 그것이 봉우리입니다.
%
% ![감쇠비가 작을수록 봉우리가 높고, 시간영역에서는 오버슈트가 크다](w09_resonance.png)
%
% **그림 파일** `w09_resonance.png` — `make_figures.m` 의 `fig_resonance`
%   · 다시 만들려면 `make_figures('w09_resonance')`
%
% **만드는 곳** — `make_figures.m` 의 `fig_resonance`
% **직접 바꿔 보려면** — `W09_02_bode_asymptotes.m` 의 마지막 절에서
% `zeta` 목록을 바꿔 실행
%
% 그림 해석 — **왼쪽 곡선과 오른쪽 곡선을 색으로 짝지어 읽으십시오**
%
% | 관찰 위치 | 관찰 내용 | 해석 |
% |---|---|---|
% | 왼쪽 파란 곡선 ($\zeta=0.1$) | $\omega \approx 1$ 에서 $+14$ dB | 그 주파수의 사인을 넣으면 **$5$ 배로 커져서** 나온다 |
% | 왼쪽 빨간 곡선 ($\zeta=0.2$) | $+8$ dB | 봉우리가 낮아졌다 |
% | 왼쪽 노란 곡선 ($\zeta=0.4$) | $+2$ dB | 거의 없다 |
% | 왼쪽 보라 곡선 ($\zeta=0.707$) | 봉우리가 **사라졌다** | **$\zeta = 0.707$ 이 봉우리가 없어지는 경계** |
% | 왼쪽 초록 곡선 ($\zeta=1$) | 처음부터 계속 내려간다 | 공진이 전혀 없다 |
% | 다섯 곡선의 오른쪽 끝 | 모두 $-40$ dB/dec 로 겹친다 | 고주파에서는 $\zeta$ 가 무의미하다 |
% | 오른쪽 파란 곡선 | 첫 봉우리 $1.73$, 오래 진동한다 | 왼쪽 봉우리가 높았던 그 곡선 |
% | 오른쪽 보라 곡선 | 살짝 넘고 바로 감쇠한다 | 왼쪽에서 봉우리가 없던 그 곡선 |
% | 오른쪽 곡선들의 진동 주기 | 약 $3.1$ s | $2\pi/1 = 6.28$ 의 절반. 왼쪽 봉우리 위치 $\omega=1$ 과 같은 이야기 |
% | 좌우 곡선의 색 순서 | 완전히 같다 | **봉우리 높이 순서 = 오버슈트 순서** |
%
% 왼쪽과 오른쪽은 **같은 사실을 두 언어로 적은 것**입니다.
% 주파수영역의 "봉우리" 가 시간영역의 "오버슈트" 입니다.
% 10주차에서 이 대응을 $\zeta \approx \mathrm{PM}/100$ 이라는 공식으로 만듭니다.
%% 6-1. 봉우리와 오버슈트는 같은 이야기다
% 4주차에서 배운 것과 연결됩니다.
%
% - 시간영역 : $\zeta$ 가 작으면 **오버슈트**가 크다
% - 주파수영역 : $\zeta$ 가 작으면 **봉우리**가 크다
%
% 같은 성질을 두 각도에서 보는 것뿐입니다.
%
% 정확한 봉우리 값과 그 위치는 이렇습니다 ($\zeta < 0.707$ 일 때만 존재).
%
% $$M_r = \frac{1}{2\zeta\sqrt{1-\zeta^2}}, \qquad
%   \omega_r = \omega_n\sqrt{1 - 2\zeta^2}$$
%
% $\zeta \ge 0.707$ 이면 봉우리가 아예 없습니다.
% 이 값이 실무에서 자주 쓰이는 이유입니다.
zeta = [0.1 0.2 0.3 0.5 0.707 1.0]';
Mr_dB = 20*log10(1./(2*zeta.*sqrt(1-zeta.^2)));   % 봉우리 높이 [dB]
Mr_dB(zeta >= 1/sqrt(2)) = NaN;                   % 0.707 이상이면 봉우리가 없다
OS = zeros(size(zeta));                           % 오버슈트 [%]
for i = 1:numel(zeta)
    OS(i) = stepinfo(1/(s^2 + 2*zeta(i)*s + 1)).Overshoot;
end
table(zeta, Mr_dB, OS)
%% 7. 필터 — 주파수로 신호를 골라내기
% 지금까지는 시스템을 "제어 대상" 으로만 봤습니다.
% 그런데 같은 전달함수를 **신호를 골라내는 도구**로 쓸 수도 있습니다. 그것이 필터입니다.
%
% 왜 지금 필터를 다루는가 — 세 가지가 오늘 배운 것과 그대로 이어집니다.
%
% - 필터는 **주파수마다 다르게 통과시키는 것**이다. 곧 크기 응답 그 자체다
% - 무엇을 통과시키고 무엇을 막을지는 **보드 선도로 정한다**
% - 그리고 **공짜가 아니다.** 막는 대신 위상이 늦는다
%
% 마지막 항목이 이 과목에서 가장 중요합니다.
% 7주차에서 미분항의 잡음을 잡으려고 필터를 붙였고,
% 11주차에서 Lead 와 Lag 를 쓸 때 같은 맞바꿈을 다시 만납니다.
%% 7-1. 저역통과 필터 — 느린 것은 통과, 빠른 것은 차단
% 가장 많이 쓰는 필터입니다. 1차 저역통과는 이렇게 생겼습니다.
%
% $$G(s) = \frac{1}{\tau s + 1} = \frac{\omega_0}{s + \omega_0},
%   \qquad \omega_0 = \frac{1}{\tau}$$
%
% 기호를 정리해 두겠습니다.
%
% | 기호 | 뜻 | 단위 |
% |---|---|---|
% | $\tau$ | 시정수. 클수록 느리고 매끄럽다 | s |
% | $\omega_0 = 1/\tau$ | 차단주파수. 여기서 크기가 $-3$ dB | rad/s |
% | $f_0 = \omega_0/2\pi$ | 같은 것을 Hz 로 | Hz |
%
% 세 가지가 **같은 하나**를 다르게 부르는 것입니다. 하나를 정하면 나머지가 정해집니다.
%% 7-2. 실제로 어떻게 되는가 — 네 칸으로 함께 보기
% 왼쪽 두 칸은 **주파수영역**, 오른쪽 두 칸은 **시간영역**입니다.
% 같은 필터를 두 눈으로 보는 것입니다.
%
% ![저역통과 : 왼쪽은 주파수, 오른쪽은 시간](w09_lpf.png)
%
% **그림 파일** `w09_lpf.png` — `make_figures.m` 의 `fig_lpf`
%   · 다시 만들려면 `make_figures('w09_lpf')`
%
% **만드는 곳** — `make_figures.m` 의 `fig_lpf`
% **직접 바꿔 보려면** — 함수 안의 차단주파수 $2$ Hz 를 $0.8$ 이나 $5$ 로
% 바꾸면 네 칸이 함께 움직입니다
%
% 그림 해석 — **왼쪽 두 칸이 주파수 이야기, 오른쪽 두 칸이 시간 이야기입니다**
%
% | 관찰 위치 | 관찰 내용 | 해석 |
% |---|---|---|
% | 왼쪽 위 빨간 세로 점선 | 차단주파수 $2$ Hz | 여기를 경계로 통과와 차단이 갈린다 |
% | 왼쪽 위 빨간 가로 점선 | $-3$ dB | 차단주파수의 정의. 크기가 $0.707$ 배 되는 곳 |
% | 왼쪽 위 초록 동그라미 | 참 신호 $0.5$ Hz, 이득 약 $0$ dB | **거의 그대로 통과한다** |
% | 왼쪽 위 빨간 동그라미 | 잡음 $20$ Hz, 이득 $-20$ dB | **$1/10$ 로 줄어든다** |
% | 두 동그라미의 높이 차 | 약 $20$ dB | 이 차이가 필터가 하는 일 전부다 |
% | 왼쪽 아래 곡선 | 위상 | 통과시키는 대가로 **늦어진다** |
% | 왼쪽 아래 차단주파수에서의 값 | $-45^\circ$ | 1차 필터는 차단주파수에서 항상 $-45^\circ$ |
% | 오른쪽 위 회색 신호 | 센서가 준 값 | 잔털처럼 잡음이 붙어 있다 |
% | 오른쪽 위 초록 굵은 곡선 | 알고 싶은 참 신호 | $0.5$ Hz 의 매끈한 사인 |
% | 오른쪽 아래 파란 곡선 | 필터를 통과한 값 | **잔털이 사라졌다** |
% | 오른쪽 아래 초록 점선 | 참 신호 (비교용) | |
% | 파란 곡선이 초록 점선보다 오른쪽에 있는 것 | $78$ ms 늦다 | $0.5$ Hz 에서의 위상 $-14^\circ$ 를 시간으로 바꾼 값 |
%
% **공짜가 아닙니다.** 잡음을 없앤 대가로 신호가 $78$ ms 늦어졌습니다.
% 제어 루프 안에 필터를 넣으면 이 지연이 **위상여유를 깎습니다** (10주차).
% 그래서 필터는 세게 걸수록 좋은 것이 아닙니다.
%
% 왼쪽 위에서 읽을 것
%
% - 참 신호 $0.5$ Hz 는 차단주파수($2$ Hz)보다 **아래**라 거의 그대로 지나간다 (초록 동그라미)
% - 잡음 $20$ Hz 는 차단주파수보다 **위**라 $-20$ dB, 즉 **십분의 일**로 줄어든다 (빨간 동그라미)
%
% 오른쪽에서 읽을 것
%
% - 통과 전에는 참 신호가 잡음에 덮여 있다
% - 통과 후에는 잡음이 사라지고 참 신호가 드러난다
% - **다만 조금 늦다.** 이것이 왼쪽 아래 위상 그림이 말해 주던 것이다
%
% 늦는 양은 계산할 수 있습니다. $0.5$ Hz 에서 위상이 $-14^\circ$ 이므로
%
% $$\text{지연} = \frac{14^\circ}{360^\circ} \times \frac{1}{0.5\,\mathrm{Hz}}
%   \approx 78\ \mathrm{ms}$$
%% 7-3. 강의자료의 예제를 그대로
% 이 과목의 강의자료(부록 14쪽)에 같은 예제가 **이산 필터**로 나옵니다.
%
% $$y(k) = a\,y(k-1) + (1-a)\,u(k), \qquad a = 0.99$$
%
% 이것은 "예전 값을 $99\%$, 새 값을 $1\%$ 씩 섞는다" 는 뜻입니다.
% 새 값을 조금씩만 반영하니 갑작스러운 변화(잡음)가 눌립니다.
%
% ![강의자료 14쪽 예제를 그대로 재현했다](w09_lpf_prof.png)
%
% **그림 파일** `w09_lpf_prof.png` — `make_figures.m` 의 `fig_lpf_prof`
%   · 다시 만들려면 `make_figures('w09_lpf_prof')`
%
% **만드는 곳** — `make_figures.m` 의 `fig_lpf_prof`
% **직접 바꿔 보려면** — 함수 안의 `a = 0.99` 를 `0.9` 나 `0.999` 로 바꾸면
% 세 칸이 함께 움직입니다
%
% 그림 해석
%
% | 관찰 위치 | 관찰 내용 | 해석 |
% |---|---|---|
% | 위 칸 회색 가는 선 | 센서가 준 값 (참값 $+$ 잡음) | 실제로 손에 들어오는 것 |
% | 위 칸 보라 굵은 점선 | 참값 | 알고 싶은 것 |
% | 위 칸 빨간 굵은 선 | 필터를 통과한 값 | **잡음이 사라졌다** |
% | 빨간 선이 보라 점선보다 조금 오른쪽인 것 | 약간 늦다 | 필터의 지연. 공짜가 아니다 |
% | 아래 왼쪽 빨간 실선 | 이산 필터 $y_k = a y_{k-1} + (1-a)u_k$ | 코드로 짜는 형태 |
% | 아래 왼쪽 파란 점선 | 연속 필터 $1/(0.0995s+1)$ | 우리가 배운 전달함수 형태 |
% | 두 선이 **완전히 겹친 것** | 같은 것이다 | **계수 $a$ 는 시정수를 정하는 것일 뿐** |
% | 아래 오른쪽 빨간 세로 점선 | $\omega_0 = 10.1$ rad/s | $a=0.99$ 가 만드는 차단주파수 |
% | 아래 오른쪽 검은 가로 점선 | $-3.01$ dB | 차단주파수의 정의선 |
% | 세로 점선과 가로 점선이 곡선 위에서 만나는 것 | 정의대로다 | **$a$ 하나로 차단주파수가 정해진다** |
%
% 실무에서 마이크로컨트롤러에 필터를 넣을 때 쓰는 것이 아래 왼쪽의
% **한 줄짜리 이산 필터**입니다. 이 강의에서 배운 $1/(\tau s + 1)$ 과
% 정확히 같은 것이라는 점을 확인해 두십시오.
%
% 위 칸이 강의자료의 그림입니다. `Raw signal`, `True value`, `Filtered signal` 세 개가
% 그대로 나옵니다. 아래 두 칸은 **오늘 배운 것과 잇기 위해** 덧붙인 것입니다.
%
% - 왼쪽 아래 : 이 이산 필터가 사실 $1/(\tau s + 1)$ 과 **같은 것**임을 보인다
% - 오른쪽 아래 : 그 필터의 보드 선도. 계수 $a$ 가 곧 차단주파수를 정한다
%
% 이산 계수 $a$ 와 시정수의 관계는 이렇습니다.
%
% $$\tau = \frac{-\Delta t}{\ln a}$$
dt  = 0.001;                  % 샘플 주기 [s]
a   = [0.90 0.95 0.99 0.999]';
tau = -dt./log(a);            % 연속 시정수 [s]
w0  = 1./tau;                 % 차단주파수 [rad/s]
f0  = w0/(2*pi);              % 차단주파수 [Hz]
table(a, tau, w0, f0)
%%
% 읽는 법
%
% - $a$ 를 $1$ 에 가깝게 할수록 시정수가 커집니다. **더 매끄럽고 더 늦습니다**
% - $a = 0.99$ 는 차단주파수 $1.6$ Hz 짜리 필터입니다
% - 같은 $a$ 라도 **샘플 주기가 다르면 다른 필터**가 됩니다.
%   반드시 $dt$ 와 함께 적으십시오
%% 7-4. 시정수를 눈으로 읽는 법
% 강의자료 17쪽의 그림입니다. 계단을 넣고 $\tau$ 를 바꿔 가며 본 것입니다.
%
% ![시정수가 클수록 느리다 (강의자료 17쪽)](w09_tau_time.png)
%
% **그림 파일** `w09_tau_time.png` — `make_figures.m` 의 `fig_tau_time`
%   · 다시 만들려면 `make_figures('w09_tau_time')`
%
% **만드는 곳** — `make_figures.m` 의 `fig_tau_time`
% **직접 바꿔 보려면** — 함수 안의 `taus` 목록에 $2.0$ 을 추가해 보십시오
%
% 그림 해석
%
% | 관찰 위치 | 관찰 내용 | 해석 |
% |---|---|---|
% | 왼쪽 검은 가로 점선 | 최종값의 $63.21\%$ | $1 - e^{-1} = 0.6321$ |
% | 왼쪽 가장 왼쪽 곡선 ($\tau=0.1$) | 그 선을 $t=0.1$ s 에 지난다 | $t = \tau$ 에서 지난다 |
% | 왼쪽 가장 오른쪽 곡선 ($\tau=1.5$) | 그 선을 $t=1.5$ s 에 지난다 | 역시 $t = \tau$ |
% | 일곱 곡선의 모양 | 전부 같은 모양이고 **가로로 늘어났을 뿐** | $\tau$ 는 시간축의 배율일 뿐이다 |
% | 왼쪽 곡선들의 최종값 | 전부 $10$ | $\tau$ 는 **속도만** 바꾸고 크기는 안 바꾼다 |
% | 오른쪽 그림 가로축 | 시정수 $\tau$ | |
% | 오른쪽 그림 세로축 | $63.21\%$ 에 닿는 시각 | |
% | 오른쪽 점들이 **기울기 1 의 직선** 위에 있는 것 | 두 값이 항상 같다 | **이것이 $\tau$ 의 정의 그 자체** |
% | 오른쪽 그림 글씨 | 정착시간은 대략 $4\tau$ | 4주차에서 배운 어림 |
%
% 실험 데이터에서 $\tau$ 를 읽는 법이 여기 있습니다.
% **최종값의 $63\%$ 에 닿는 시각을 자로 재면 그것이 $\tau$ 입니다.**
% 모델을 몰라도 됩니다.
%
% $\tau$ 의 정의는 이것입니다.
%
% **최종값의 $63.21\%$ 에 닿는 시각.**
%
% 왜 하필 $63.21\%$ 인가 — 1차 계단응답이 $y(t) = y_c(1 - e^{-t/\tau})$ 이므로
% $t = \tau$ 를 넣으면
%
% $$y(\tau) = y_c\left(1 - e^{-1}\right) = 0.6321\,y_c$$
%
% 4주차에서 배운 것과 같은 이야기입니다. 정착시간은 대략 $4\tau$ 입니다.
%% 7-5. 같은 것을 주파수로 보면
% 강의자료 19쪽의 그림입니다. 같은 $\tau$ 들을 주파수영역에서 본 것입니다.
%
% ![시정수별 주파수응답 (강의자료 19쪽)](w09_tau_freq.png)
%
% **그림 파일** `w09_tau_freq.png` — `make_figures.m` 의 `fig_tau_freq`
%   · 다시 만들려면 `make_figures('w09_tau_freq')`
%
% **만드는 곳** — `make_figures.m` 의 `fig_tau_freq`
% **직접 바꿔 보려면** — 앞 그림 `fig_tau_time` 과 같은 `taus` 를 쓰므로
% 둘을 함께 바꿔 보면 대응이 분명해집니다
%
% 그림 해석 — **같은 내용을 선형 눈금과 로그 눈금으로 두 번 그린 것입니다**
%
% | 관찰 위치 | 관찰 내용 | 해석 |
% |---|---|---|
% | 왼쪽 검은 가로 점선 | $0.707$ | 차단주파수의 정의 (크기가 $1/\sqrt{2}$) |
% | 왼쪽 파란 곡선 ($\tau=0.1$) | 그 선을 $\omega = 10$ 에서 지난다 | $\omega_0 = 1/\tau = 10$ |
% | 왼쪽 보라 곡선 ($\tau=1.0$) | 그 선을 $\omega = 1$ 에서 지난다 | $\omega_0 = 1$ |
% | 왼쪽 그림 전체 | **$\tau$ 가 작을수록 넓게 통과시킨다** | 빠른 시스템 $=$ 넓은 대역폭 |
% | 오른쪽 검은 가로 점선 | $-3.01$ dB | $0.707$ 을 dB 로 적은 것. **같은 선** |
% | 오른쪽 네 곡선의 왼쪽 끝 | 전부 $0$ dB 에서 평평 | 느린 신호는 다 통과 |
% | 오른쪽 곡선들이 꺾이는 자리 | $\omega = 1/\tau$ | **로그 눈금에서는 꺾임이 또렷하다** |
% | 오른쪽 곡선들의 오른쪽 기울기 | 전부 $-20$ dB/dec | 1차 필터는 다 같은 기울기 |
% | 왼쪽과 오른쪽의 곡선 모양 차이 | 왼쪽은 뭉개지고 오른쪽은 또렷하다 | **왜 로그 눈금을 쓰는지**를 보여 준다 |
%
% 앞 그림(시간)과 이 그림(주파수)은 **같은 $\tau$ 를 두 방향에서 본 것**입니다.
% $\tau$ 가 작으면 시간영역에서는 빨리 오르고, 주파수영역에서는 넓게 통과시킵니다.
%
% 왼쪽은 선형 눈금이라 $0.707$ 선을, 오른쪽은 로그 눈금이라 $-3.01$ dB 선을 그었습니다.
% **같은 선입니다.**
%
% $$20\log_{10} \frac{1}{\sqrt{2}} = 20\log_{10} 0.7071 = -3.01\ \mathrm{dB}$$
%
% 그리고 그 선을 지나는 자리가 $\omega_0 = 1/\tau$ 입니다.
%
% **시간영역의 $\tau$ 와 주파수영역의 $\omega_0$ 는 같은 숫자의 앞뒷면입니다.**
% $\tau$ 를 두 배로 하면 $\omega_0$ 가 절반이 되고, 응답은 두 배 느려집니다.
tau = [0.1 0.2 0.5 1.0]';
w0  = 1./tau;                 % 차단주파수 [rad/s]
ts_approx = 4*tau;            % 4주차의 어림 정착시간 [s]
ts_real = zeros(size(tau));   % 실제 정착시간
bw      = zeros(size(tau));   % 실제 대역폭
for i = 1:numel(tau)
    G = 1/(tau(i)*s + 1);
    ts_real(i) = stepinfo(G).SettlingTime;
    bw(i)      = bandwidth(G);
end
table(tau, w0, ts_approx, ts_real, bw)
%%
% $4\tau$ 어림과 실제 정착시간이 잘 맞고, 대역폭도 $1/\tau$ 와 거의 같습니다.
% 1차 시스템에서는 **시정수와 차단주파수가 같은 것의 앞뒷면**입니다.
%% 7-6. 차단주파수를 어디에 둘 것인가 — 맞바꿈
% 이것이 필터 설계의 전부입니다. **낮추면 조용하지만 느리고, 높이면 빠르지만 시끄럽습니다.**
%
% ![차단주파수를 바꿔 가며 같은 신호를 걸러 본 것](w09_cutoff.png)
%
% **그림 파일** `w09_cutoff.png` — `make_figures.m` 의 `fig_cutoff_tradeoff`
%   · 다시 만들려면 `make_figures('w09_cutoff')`
%
% **만드는 곳** — `make_figures.m` 의 `fig_cutoff_tradeoff`
% **직접 바꿔 보려면** — 함수 안의 차단주파수 목록 `[0.6 2 8 40]` 을
% 바꿔 실행
%
% 그림 해석 — **네 칸의 제목에 있는 두 숫자를 함께 보십시오**
%
% | 관찰 위치 | 관찰 내용 | 해석 |
% |---|---|---|
% | 네 칸의 회색 배경 신호 | 원래 측정값 (잡음 포함) | 네 칸 모두 **같은 입력**이다 |
% | 네 칸의 초록 점선 | 참 신호 $0.5$ Hz | 목표 |
% | 네 칸의 파란 곡선 | 필터를 통과한 값 | 비교 대상 |
% | 왼쪽 위 ($0.6$ Hz) | 아주 매끈하지만 파란 곡선이 초록보다 **한참 오른쪽** | 위상지연 $40^\circ$. 너무 늦다 |
% | 왼쪽 위 진폭 | 초록보다 **작다** ($0.8$ 정도) | 차단주파수가 신호에 너무 가까워 신호까지 깎았다 |
% | 오른쪽 위 ($2$ Hz) | 매끈하고 지연도 작다 | 지연 $14^\circ$, RMS 오차 $0.165$ |
% | 왼쪽 아래 ($8$ Hz) | 잔털이 조금 보이지만 지연 $4^\circ$ | RMS 오차 $0.102$ 로 **가장 작다** |
% | 오른쪽 아래 ($40$ Hz) | 잡음이 거의 그대로 남았다 | 지연은 $1^\circ$ 지만 RMS 오차 $0.226$ 으로 **가장 나쁘다** |
% | 네 칸의 RMS 값 | $0.423 \to 0.165 \to 0.102 \to 0.226$ | **가운데가 최소.** 양 끝이 다 나쁘다 |
%
% **양 끝이 다 나쁘고 가운데가 좋다** — 이것이 맞바꿈입니다.
% 낮게 잡으면 신호까지 깎이고 늦어지며, 높게 잡으면 잡음이 그대로 들어옵니다.
% "필터를 세게 걸면 좋다" 는 흔한 오해를 이 그림이 정면으로 반박합니다.
%
% 네 칸의 숫자를 보면 최적이 가운데 어딘가에 있습니다.
%
% - 차단 $0.6$ Hz — 아주 매끄럽지만 참값과의 오차가 가장 크다. **너무 늦어서** 그렇다
% - 차단 $8$ Hz — 이 네 개 중에서는 오차가 가장 작다
% - 차단 $40$ Hz — 잡음이 거의 그대로 통과해 오차가 다시 커진다
%
% **그림의 네 개만 보고 고르면 안 됩니다.** 아래 표처럼 촘촘히 훑어 보면
% 실제 최적은 그 사이($4$ Hz 근처)에 있습니다. 필터 설계도 6~7주차의 이득 선정과
% 똑같이 **훑어서 고르는 일**입니다.
%
% **고르는 원칙 하나** — 참 신호의 최고 주파수보다는 위에, 잡음의 최저 주파수보다는 아래에.
% 둘이 겹치면 필터로는 분리할 수 없습니다. 그때는 센서를 바꾸거나
% 다른 정보를 함께 써야 합니다 (칼만 필터가 그 이야기입니다).
t     = (0:0.001:4)';
clean = sin(2*pi*0.5*t);                                    % 참값 (0.5 Hz)
rng(11);
noisy = clean + 0.35*sin(2*pi*20*t) + 0.12*randn(size(t));  % 잡음이 섞인 신호
fc = [0.3 0.6 1 2 4 8 16 40]';        % 필터의 차단주파수 [Hz]
rms_error = zeros(size(fc));          % 참값과의 오차
delay_deg = zeros(size(fc));          % 0.5 Hz 에서의 위상 지연
for i = 1:numel(fc)
    G = (2*pi*fc(i))/(s + 2*pi*fc(i));
    y = lsim(G, noisy, t);
    rms_error(i) = sqrt(mean((y - clean).^2));
    delay_deg(i) = -rad2deg(angle(freqresp(G, 2*pi*0.5)));
end
table(fc, rms_error, delay_deg)
%%
% 오차가 가장 작은 줄이 **가장 좋은 차단주파수**입니다.
% 너무 높으면 잡음이 남고, 너무 낮으면 참값까지 깎이면서 지연이 커집니다.
%% 7-7. 고역통과 필터 — 반대로 하면
% 같은 자리에 $s$ 를 올려놓으면 반대가 됩니다.
%
% $$G(s) = \frac{s}{s + \omega_0}$$
%
% 느린 것은 막고 빠른 것을 통과시킵니다. 어디에 쓰는가 —
% **센서의 영점이 서서히 흐르는 것(drift)을 없앨 때** 씁니다.
%
% ![고역통과 : 느린 치우침을 걷어내고 빠른 사건만 남긴다](w09_hpf.png)
%
% **그림 파일** `w09_hpf.png` — `make_figures.m` 의 `fig_hpf`
%   · 다시 만들려면 `make_figures('w09_hpf')`
%
% **만드는 곳** — `make_figures.m` 의 `fig_hpf`
% **직접 바꿔 보려면** — 함수 안의 차단주파수 $0.5$ Hz 를 $2$ 로 올리면
% 사건까지 함께 깎여 나갑니다
%
% 그림 해석 — **저역통과 그림과 좌우가 반대라는 점을 보십시오**
%
% | 관찰 위치 | 관찰 내용 | 해석 |
% |---|---|---|
% | 왼쪽 위 곡선의 방향 | 왼쪽이 낮고 오른쪽이 평평 | **저역통과와 정확히 반대** |
% | 왼쪽 위 빨간 세로 점선 | 차단주파수 $0.5$ Hz | 이 아래를 깎는다 |
% | 왼쪽 위 초록 동그라미 | 알고 싶은 사건 $5$ Hz, 이득 $0$ dB | 그대로 통과 |
% | 왼쪽 위 빨간 글씨 | 느린 치우침은 막힌다 | 저주파가 걸러지는 것 |
% | 왼쪽 아래 위상 | $0$ 이 아니라 **$+$** 쪽 | 고역통과는 위상을 **앞세운다** |
% | 왼쪽 아래 차단주파수에서의 값 | $+45^\circ$ | 저역통과의 $-45^\circ$ 와 부호만 반대 |
% | 오른쪽 위 빨간 점선 | 영점이 서서히 흘러가는 것 (드리프트) | 센서가 시간이 지나며 치우치는 현상 |
% | 오른쪽 위 파란 신호 | $t=1.5{\sim}2.5$ s 에 진동이 얹혀 있다 | **알고 싶은 사건이 치우침에 묻혀 있다** |
% | 오른쪽 아래 파란 곡선 | 치우침이 사라지고 진동만 남았다 | 고역통과가 한 일 |
% | 오른쪽 아래 초록 점선 | 알고 싶던 사건 | 파란 곡선과 잘 맞는다 |
% | 오른쪽 아래 $t<0.5$ s 구간 | 파란 곡선이 $1.2$ 에서 내려온다 | 필터가 자리를 잡는 데 걸리는 시간 |
%
% 실무 용도가 분명합니다 — **가속도계나 자이로의 드리프트 제거**,
% 진동 신호에서 사건 검출, 심전도의 기저선 제거 등입니다.
% 저역통과가 "잡음 제거" 라면 고역통과는 "치우침 제거" 입니다.
%
% 읽을 것
%
% - 원래 신호에는 서서히 올라가는 치우침이 있어 **사건이 묻혀 있다**
% - 고역통과를 지나면 치우침이 사라지고 사건만 남는다
% - 위상이 **$+$** 쪽이다. 저역통과가 늦추는 것과 반대로 **앞세운다**
%
% 위상을 앞세운다는 것이 어디서 본 이야기 같다면 맞습니다.
% **미분기가 하는 일이 이것이고, 7주차의 PD 와 11주차의 Lead 가 같은 계열입니다.**
%
% $$\frac{s}{s+\omega_0} \quad\text{와}\quad
%   \frac{K_d\,s}{s/N + 1} \quad\text{는 같은 모양이다}$$
%% 7-8. 네 가지 필터를 한눈에
% 저역통과·고역통과에 두 가지를 더하면 기본형이 넷입니다.
%
% | 이름 | 전달함수 | 통과 대역 | 용도 |
% |---|---|---|---|
% | 저역통과 | $\frac{\omega_0}{s+\omega_0}$ | 느린 것 | 측정 잡음 제거 |
% | 고역통과 | $\frac{s}{s+\omega_0}$ | 빠른 것 | 영점 흐름 제거 |
% | 대역통과 | $\frac{(\omega_0/Q)s}{s^2+(\omega_0/Q)s+\omega_0^2}$ | 특정 대역만 | 특정 진동만 보기 |
% | 대역저지 | $\frac{s^2+\omega_0^2}{s^2+(\omega_0/Q)s+\omega_0^2}$ | 특정 대역만 뺀 나머지 | 전원 잡음($60$ Hz) 제거 |
%
% ![같은 신호를 네 필터에 통과시켜 본 것](w09_filters.png)
%
% **그림 파일** `w09_filters.png` — `make_figures.m` 의 `fig_filter_family`
%   · 다시 만들려면 `make_figures('w09_filters')`
%
% **만드는 곳** — `make_figures.m` 의 `fig_filter_family`
% **직접 바꿔 보려면** — 함수 안의 입력 성분 $0.5$, $5$, $30$ Hz 를
% 바꾸면 네 칸이 함께 달라집니다
%
% 그림 해석
%
% | 관찰 위치 | 관찰 내용 | 해석 |
% |---|---|---|
% | 왼쪽 위 파란 곡선 | 저역통과 ($2$ Hz) | 왼쪽만 평평 |
% | 왼쪽 위 빨간 곡선 | 고역통과 ($2$ Hz) | 오른쪽만 평평. **파란 것과 거울상** |
% | 왼쪽 위 노란 곡선 | 대역통과 ($5$ Hz) | 가운데만 솟은 산 모양 |
% | 왼쪽 위 보라 곡선 | 대역저지 ($5$ Hz) | 가운데만 파인 골짜기 모양 |
% | 네 곡선의 관계 | 산과 골, 왼쪽과 오른쪽 | **네 가지가 전부**다. 다섯 번째는 없다 |
% | 오른쪽 위 신호 | $0.5 + 5 + 30$ Hz 를 섞은 것 | 네 칸 모두 이 신호를 쓴다 |
% | 왼쪽 아래 파란 곡선 | 크고 느린 물결만 남았다 | 저역통과가 $0.5$ Hz 만 남긴 것 |
% | 왼쪽 아래 빨간 곡선 | 잔물결만 남았다 | 고역통과가 $5$ 와 $30$ Hz 를 남긴 것 |
% | 두 곡선을 **더하면** 원 신호 | 저역 $+$ 고역 $=$ 전체 | 이것이 두 필터가 짝인 이유 |
% | 오른쪽 아래 파란 곡선 | 중간 빠르기 물결만 | 대역통과가 $5$ Hz 만 남긴 것 |
% | 오른쪽 아래 빨간 곡선 | 굵은 물결 $+$ 아주 잔 물결 | 대역저지가 $5$ Hz 만 뺀 것 |
%
% 필터는 **더하기와 빼기**로 만들어집니다.
% 대역통과 $=$ 저역통과 $\times$ 고역통과, 대역저지 $=$ 전체 $-$ 대역통과입니다.
%
% 입력은 $0.5$ Hz + $5$ Hz + $30$ Hz 세 성분이 섞인 신호입니다.
% 각 필터가 그중 무엇을 남기는지 시간축에서 바로 보입니다.
%% 7-9. 이 과목의 플랜트도 사실 필터다
% 여기까지 오면 뒤집어 볼 수 있습니다.
% **우리가 제어하려는 대상 자체가 이미 저역통과 필터입니다.**
%
% ![학기 내내 쓴 플랜트도 저역통과다](w09_plant_lpf.png)
%
% **그림 파일** `w09_plant_lpf.png` — `make_figures.m` 의 `fig_plant_is_lpf`
%   · 다시 만들려면 `make_figures('w09_plant_lpf')`
%
% **만드는 곳** — `make_figures.m` 의 `fig_plant_is_lpf`
% **직접 확인해 보려면** — 명령창에 `bandwidth(plant_msd())` 와
% `bandwidth(plant_dcmotor('speed'))` 를 쳐 보십시오
%
% 그림 해석
%
% | 관찰 위치 | 관찰 내용 | 해석 |
% |---|---|---|
% | 왼쪽 위 파란 곡선 | 질량-스프링-댐퍼 | $\omega \approx 1$ 에 봉우리가 있는 2차 저역통과 |
% | 왼쪽 위 빨간 곡선 | DC 모터 (속도) | 봉우리 없이 완만하게 내려간다 |
% | 두 곡선의 왼쪽 끝 | 둘 다 평평 | 느린 지령은 잘 따라간다 |
% | 두 곡선의 오른쪽 끝 | 둘 다 급하게 떨어진다 | **빠른 지령은 못 따라간다** |
% | 검은 가로 점선 | $-3$ dB | 대역폭을 읽는 선 |
% | 오른쪽 위 회색 신호 | 느린 성분 $+$ 빠른 성분 | 모터에 넣을 입력 |
% | 오른쪽 위 초록 굵은 곡선 | 느린 성분만 | 참고선 |
% | 왼쪽 아래 파란 곡선 | 모터의 실제 출력 | **잔물결이 거의 사라졌다** |
% | 왼쪽 아래 초록 점선 | 느린 성분 | 파란 곡선과 잘 맞는다 |
% | 파란 곡선에 아주 작게 남은 잔물결 | 완전히 없어지진 않았다 | 필터가 무한히 가파르지 않기 때문 |
% | 오른쪽 아래 왼쪽 막대 | MSD 대역폭 $1.54$ rad/s | |
% | 오른쪽 아래 오른쪽 막대 | DC 모터 대역폭 $1.92$ rad/s | 모터가 조금 더 빠르다 |
%
% **아무도 필터를 넣지 않았는데 필터처럼 동작합니다.**
% 물리적인 관성과 마찰 자체가 저역통과 필터이기 때문입니다.
% 그래서 대역폭은 "이 시스템이 따라갈 수 있는 한계" 라고 읽으면 됩니다.
%
% 물리적으로 당연합니다.
%
% - 질량은 관성이 있어 빨리 흔들리지 않는다
% - 코일은 인덕턴스가 있어 전류가 급히 바뀌지 않는다
% - 열은 천천히 퍼진다
%
% 그래서 **빠른 지령은 아무리 넣어도 따라오지 못하고**, 그 한계를 숫자로 적은 것이 대역폭입니다.
%
% 다만 주의할 것이 하나 있습니다. 질량-스프링-댐퍼의 크기 곡선에는 **봉우리**가 있습니다
% (감쇠비가 $0.1$ 이라서). 저역통과이긴 하지만 **차단주파수 근처를 오히려 키웁니다.**
% 6절에서 본 공진입니다. 필터로 쓸 생각이라면 감쇠비를 $0.707$ 이상으로 잡아야 합니다.
Gm = plant_msd();
Gd = plant_dcmotor('speed');
plant   = ["질량-스프링-댐퍼"; "DC 모터 (속도)"];
bw_rad  = [bandwidth(Gm); bandwidth(Gd)];     % 대역폭 [rad/s]
bw_Hz   = bw_rad/(2*pi);                      % 대역폭 [Hz]
table(plant, bw_rad, bw_Hz)
%%
% 읽는 법
%
% - 대역폭보다 훨씬 빠른 지령은 아무리 넣어도 **못 따라옵니다**
% - 반대로 대역폭 안쪽의 잡음은 그대로 출력에 나옵니다
% - 그래서 대역폭을 넓히면 빨라지지만 **잡음에 약해집니다**
% - 11주차에서 이 맞바꿈을 설계에 그대로 씁니다 (Lead 는 넓히고 Lag 는 좁힌다)
%% 7-10. 1차와 2차의 대역폭 — 강의자료 11~12쪽
% 차수가 올라가면 어떻게 되는지도 강의자료에 있습니다.
%
% ![1차·2차 시스템의 대역폭과 계단응답 (강의자료 11~12쪽)](w09_bw_order.png)
%
% **그림 파일** `w09_bw_order.png` — `make_figures.m` 의 `fig_bw_order`
%   · 다시 만들려면 `make_figures('w09_bw_order')`
%
% **만드는 곳** — `make_figures.m` 의 `fig_bw_order`
% **직접 확인해 보려면** — 명령창에 `bandwidth(tf(10,[1 10]))` 처럼
% 직접 계산해 보십시오
%
% 그림 해석 — **왼쪽에서 대역폭을 읽고, 오른쪽에서 빠르기를 확인합니다**
%
% | 관찰 위치 | 관찰 내용 | 해석 |
% |---|---|---|
% | 위 왼쪽 파란 곡선 | $1/(s+1)$, 대역폭 $0.998$ | 극점 $-1$ 이니 대역폭도 약 $1$ |
% | 위 왼쪽 빨간 곡선 | $10/(s+10)$, 대역폭 $9.976$ | 극점 $-10$ 이니 대역폭도 약 $10$ |
% | 두 곡선의 왼쪽 끝 | 둘 다 $0$ dB | **DC 이득은 같다.** 다른 것은 빠르기뿐 |
% | 위 오른쪽 두 곡선 | 빨간 것이 훨씬 빨리 올라간다 | 대역폭이 $10$ 배 $\to$ **$10$ 배 빠르다** |
% | 위 오른쪽 파란 곡선의 정착 | 약 $4$ s | $4\tau = 4 \times 1$ |
% | 위 오른쪽 빨간 곡선의 정착 | 약 $0.4$ s | $4 \times 0.1$ |
% | 아래 왼쪽 파란 곡선 | $1/(s^2+2s+1)$, 대역폭 $0.642$ | 2차. 봉우리가 없다 |
% | 아래 왼쪽 빨간 곡선 | $5/(s^2+2s+5)$, 대역폭 $2.970$ | 살짝 봉우리가 있다 |
% | 아래 왼쪽 빨간 곡선의 작은 봉우리 | $+1$ dB 정도 | $\zeta = 0.447 < 0.707$ 이라 생긴 것 |
% | 아래 오른쪽 빨간 곡선의 오버슈트 | $1.21$ | **왼쪽의 봉우리가 여기 오버슈트로 나타난다** |
% | 아래 오른쪽 파란 곡선 | 오버슈트 없이 천천히 | 왼쪽에 봉우리가 없던 그 곡선 |
%
% 외울 한 줄 — **대역폭이 넓으면 빠릅니다.** 어림으로는
% $t_r \approx 2/\omega_{BW}$ 정도로 봅니다. 10주차에서 이 대응을 더 다룹니다.
%
% 강의자료의 숫자와 대조해 보면
system_name = ["1/(s+1)"; "10/(s+10)"; "1/(s^2+2s+1)"; "5/(s^2+2s+5)"];
bw_calc = [bandwidth(tf(1,[1 1]))
           bandwidth(tf(10,[1 10]))
           bandwidth(tf(1,[1 2 1]))
           bandwidth(tf(5,[1 2 5]))];
bw_slide = [0.9976; 9.9763; 0.6423; 2.9700];   % 강의자료 11~12 쪽의 값
table(system_name, bw_calc, bw_slide)
%%
% 두 열이 소수점 넷째 자리까지 같습니다. 이 실습이 강의자료와 같은 것을
% 계산하고 있다는 증거입니다.
%
% 읽을 것
%
% - 1차는 차단 뒤 $-20$ dB/dec, 2차는 $-40$ dB/dec 로 더 가파르게 떨어집니다
% - 즉 **차수가 높을수록 잘 막습니다.** 대신 위상이 더 많이 깎입니다
% - 막는 능력과 위상 지연은 언제나 함께 갑니다. 공짜가 없습니다
%% 8. Simulink 로 직접 재 보기
% 오늘의 마지막은 **실험**입니다.
% 전달함수를 모른다고 치고, 사인을 넣어 보드 선도를 만들어 봅니다.
%
% ![측정 대상은 열린 시스템이다](loop_open.png)
%
% **그림 파일** `loop_open.png` — `common/dg_loop.m` 의 `dg_loop`
%   · 다시 만들려면 `make_figures('loop_open')`
%
% **만드는 곳** — `common/dg_loop.m` 을 `dg_loop('open', ...)` 로 부릅니다
% **직접 해 보려면** — `W09_03_run_simulink.m` 을 실행하면
% `W09_SineSweep.slx` 로 이 측정을 자동으로 반복합니다
%
% 그림 해석
%
% | 관찰 위치 | 관찰 내용 | 해석 |
% |---|---|---|
% | 되먹임 선이 **없는 것** | 루프가 닫혀 있지 않다 | 주파수응답은 **열린 시스템**의 성질이다 |
% | 왼쪽 입력 $u$ | 우리가 넣는 사인 | 주파수를 하나씩 바꿔 가며 넣는다 |
% | 가운데 상자 $G(s)$ | 재려는 대상 | **식을 몰라도 된다.** 실물이어도 된다 |
% | 오른쪽 출력 $y$ | 나오는 사인 | 진폭과 위상만 재면 끝 |
%
% 이 그림이 단순한 것이 핵심입니다. **모델이 없어도 잴 수 있다**는
% 주파수응답의 장점이 여기서 나옵니다. 실물 장비에 사인을 넣고
% 출력을 오실로스코프로 보면 그대로 보드 선도가 됩니다.
%
% 절차는 이렇습니다.
%
% - 주파수를 하나 정해 사인을 넣는다
% - 과도응답이 사라질 때까지 **충분히 기다린다**
% - 마지막 몇 주기만 잘라 진폭비와 위상차를 계산한다
% - 주파수를 바꿔 반복한다
%
% 모델을 열기 전에, 오늘 처음 보는 블록 하나를 먼저 봅니다.
%
% `Sine Wave` — 사인파를 만드는 블록
%
% - 하는 일 — $u(t) = A\sin(\omega t + \phi) + b$ 를 매 시각 계산해 내보낸다
% - `Amplitude` — 진폭 $A$. 오늘은 $1$ 로 둔다.
%   선형 시스템이므로 진폭은 결과에 영향을 주지 않는다 (비율만 보기 때문)
% - `Frequency` — 각주파수 $\omega$. 단위가 **Hz 가 아니라 rad/s** 다.
%   보드 선도의 가로축과 같은 단위이므로 그대로 넣으면 된다
% - `Phase` — 시작 위상 $\phi$. 오늘은 $0$ 으로 둔다
% - `Bias` — 더해지는 상수 $b$. 오늘은 $0$
% - `Sample time` — $0$ 으로 두면 연속시간 신호가 된다
%
% 오늘 바꾸는 것은 `Frequency` **하나뿐입니다.** 스크립트가 이 값을
% `logspace` 로 만든 목록에서 하나씩 꺼내 넣고, 그때마다 `sim` 을 부릅니다.
% 사람이 손으로 주파수 손잡이를 돌려 가며 재는 것과 정확히 같은 일입니다.
%
% 실습 스크립트에서 확인할 것
%
% - `W09_01_sine_to_bode.m` — 손으로 재는 두 가지 방법과 이론값 대조
% - `W09_02_bode_asymptotes.m` — 점근선 손작도
% - `W09_03_run_simulink.m` — `W09_SineSweep.slx` 로 주파수를 훑어 측정
%
% 특히 마지막 스크립트에서 **짧게 돌리면 얼마나 틀리는지**를 꼭 보십시오.
% 감쇠비 $0.1$ 인 이 플랜트는 $8$ 초만 돌리면 $71\%$ 나 틀립니다.
%% 8-1. 주파수응답을 숫자로 꺼내는 네 가지 명령
% `bode` 는 그림을 그려 주지만, 설계에서는 **숫자**가 필요합니다.
% 한 주파수의 크기와 위상을 꺼내는 방법이 네 가지 있습니다.
%
% | 호출 형태 | 무엇이 나오는가 | 특징 |
% |---|---|---|
% | `bode(G)` | 그림 | 눈으로 볼 때 |
% | `[m, p] = bode(G, w)` | 크기와 위상. **3차원 배열**로 나온다 | `squeeze` 를 꼭 씌운다 |
% | `evalfr(G, 1j*w)` | $G(j\omega)$ 를 **복소수 하나**로 | 가장 직접적 |
% | `freqresp(G, w)` | 여러 주파수의 복소수 응답 | 배열로 한 번에 |
% | `bandwidth(G)` | 이득이 $-3$ dB 로 떨어지는 주파수 | 빠르기의 척도 |
%
% **주의 두 가지**
%
% - `bode` 의 크기 출력은 dB 가 아니라 **배수**입니다. dB 로 보려면 `mag2db` 를 씁니다
% - 출력이 `1x1xN` 배열이라 그대로 `plot` 하면 오류가 납니다. `squeeze(m)` 로 폅니다
s = tf('s');
Gb = 4/(s^2 + 0.8*s + 4);
wq = [0.5 1 2 5];
[mg, ph] = bode(Gb, wq);
w      = wq(:);
mag    = squeeze(mg);        % 배수
mag_dB = mag2db(mag);        % 데시벨
phase  = squeeze(ph);        % 도
table(w, mag, mag_dB, phase)
%%
% 같은 값을 복소수로 직접 얻을 수도 있습니다.
Gjw = evalfr(Gb, 2i)          % w = 2 에서의 G(jw)
%%
mag_check   = abs(Gjw)                % 위 표의 w = 2 줄과 같다
phase_check = rad2deg(angle(Gjw))
%%
bw = bandwidth(Gb)            % 이득이 -3 dB 로 떨어지는 주파수
%% 9. 오늘의 정리
% - 사인을 넣으면 **같은 주파수의 사인**이 나온다. 크기와 위상만 달라진다
% - 그 크기비와 위상차가 곧 $G(j\omega)$ 다. $s$ 자리에 $j\omega$ 를 넣으면 끝이다
% - 크기는 dB, 주파수는 로그로 그린다. **곱셈이 덧셈이 되기 때문**이다
% - 전달함수는 **상수 · 적분기 · 1차 · 2차** 네 조각의 곱이고,
%   조각마다 점근선을 그려 더하면 전체가 된다
% - 시정수 꼴 $(Ts+1)$ 로 정리하고 시작해야 한다. 상수를 빠뜨리지 말 것
% - 2차 항은 $\zeta < 0.707$ 이면 봉우리가 생긴다. 대략 $1/(2\zeta)$
% - 실험으로 잴 때는 **과도응답이 사라진 뒤에** 재야 한다
%% 10. 다음 주 예고
% 오늘은 "어떻게 생겼는가" 를 봤습니다.
% 다음 주에는 그 그림으로 **안정도를 판단**합니다.
%
% 핵심 질문은 이것 하나입니다.
%
% **개루프의 크기가 $1$ 이고 위상이 $-180^\circ$ 이면 폐루프가 불안정해진다.
% 그 점에서 얼마나 떨어져 있는가?**
%
% 그 거리를 **이득여유**와 **위상여유**라고 부릅니다.
